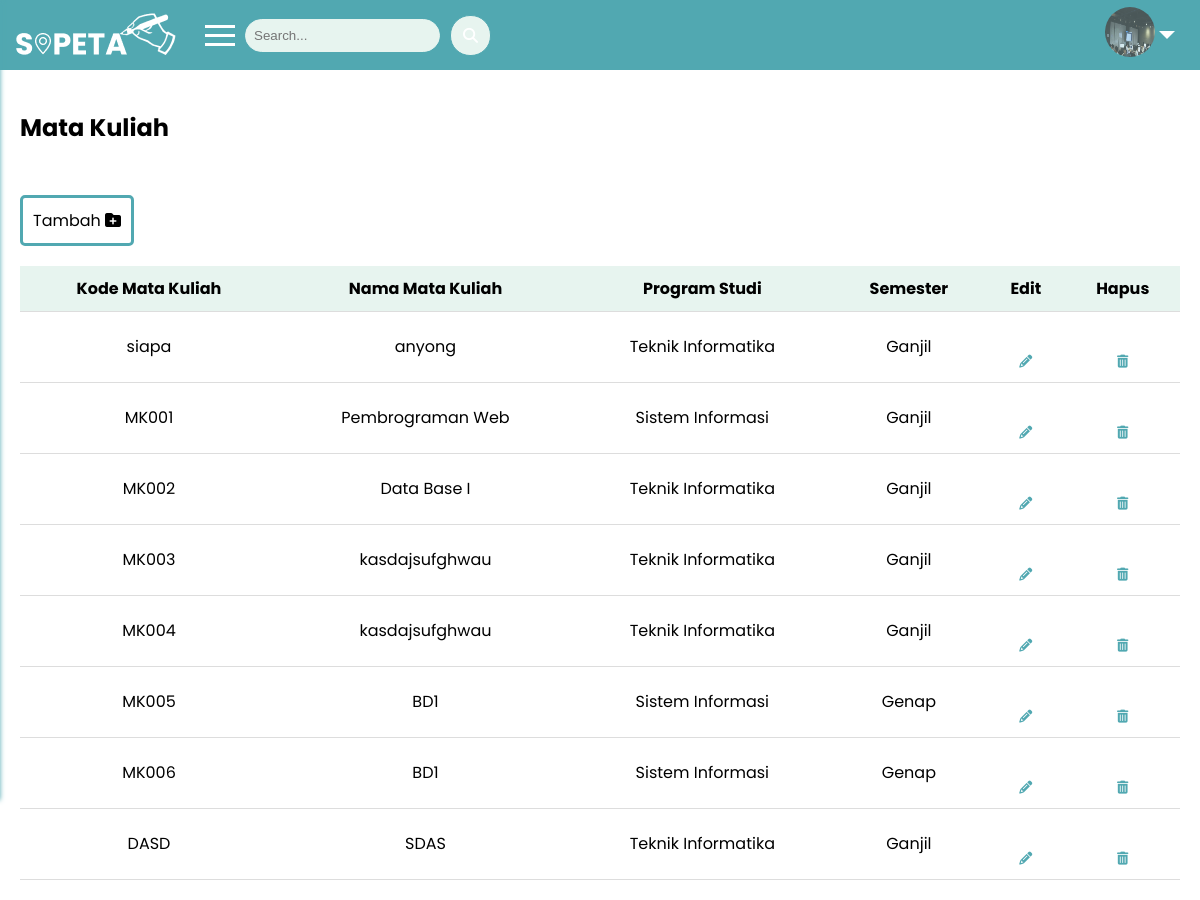
/public/matakuliah (signed in), run on the app's committed database.
### tables this page shows
CREATE TABLE `mst_matkul` (
  `id_matkul` int(11) NOT NULL,
  `kode_matkul` char(10) NOT NULL,
  `nama_matkul` varchar(30) NOT NULL,
  `prodi` enum('Teknik Informatika','Sistem Informasi') NOT NULL,
  `semester` enum('Ganjil','Genap') NOT NULL
);

### app/controllers/Matakuliah.php (called while the page is built, shortened)
<?php
class Matakuliah extends Controller {
    public function index(){
        $data['judul'] = 'Mata Kuliah';
        try {
        $data['matakuliah'] = $this->model('Matakuliah_model')->getAllMatakuliah();
        } catch (\Throwable $th) {
            echo $th;
        }
        $this->view('templates/header', $data);
        $this->view('matakuliah/index', $data);
        $this->view('templates/footer');
    }
}

### app/core/App.php (called while the page is built, shortened)
<?php
class App {
    protected $method = 'index';
    protected $params = [];
    public function __construct() {
        $this->controller = new $this->controller;
        call_user_func_array([$this->controller, $this->method], $this->params);
    }
}

### public/index.php (called while the page is built, shortened)
<?php
$app = new App;

### app/core/Database.php (called while the page is built, shortened)
<?php
class Database {
    private $host = DB_HOST;
    private $user = DB_USER;
    private $password = DB_PASS;
    private $dbname = DB_NAME;
    private $dbh;
    private $stmt;
    public function __construct(){
        $dsn = 'mysql:host=' . $this->host . ';dbname=' . $this->dbname;
        $option = [
            PDO::ATTR_PERSISTENT => true,
            PDO::ATTR_ERRMODE => PDO::ERRMODE_EXCEPTION
        ];
        try {
            $this->dbh = new PDO($dsn, $this->user, $this->password, $option);
        } catch (PDOException $e) {
            die($e->getMessage());
        }
    }
    public function query($query){
        $this->stmt = $this->dbh->prepare($query);
    }
    public function execute(){
        $this->stmt->execute();
    }
    public function resultSet(){
        $this->execute();
        return $this->stmt->fetchAll(PDO::FETCH_ASSOC);
    }
}

### app/models/Matakuliah_model.php (called while the page is built, shortened)
<?php
class Matakuliah_model {
    private $table = "mst_matkul";
    private $db;
    public function __construct(){
        $this->db = new Database;
    }
    public function getAllMatakuliah(){
        try {
            $this->db->query('SELECT * FROM ' . $this->table);
            return $this->db->resultSet();
        } catch (\Throwable $th) {
            echo $th;
        }
    }
}

### app/views/matakuliah/index.php (the view, shortened to what this page needs)
<div class="content">
    <h2>Mata Kuliah</h2>
    <div class="crud-matkul">
        <a href="#" class="crud tambah-crud" onclick="openTambahModal()">Tambah <i class="fa fa-folder-plus"></i></a>
    </div>
    <table>
        <thead>
            <tr>
                <th>Kode Mata Kuliah</th>
                <th>Nama Mata Kuliah</th>
                <th>Program Studi</th>
                <th>Semester</th>
                <th>Edit</th>
                <th>Hapus</th>
            </tr>
        </thead>
        <tbody>
            <?php foreach ($data['matakuliah'] as $matakuliah): ?>
                <tr>
                    <td><?= $matakuliah['kode_matkul']; ?></td>
                    <td><?= $matakuliah['nama_matkul']; ?></td>
                    <td><?= $matakuliah['prodi']; ?></td>
                    <td><?= $matakuliah['semester']; ?></td>
                    <td><a href="<?= BASEURL; ?>/matakuliah/edit/<?= $matakuliah['id_matkul']; ?>"><i class="fa fa-pencil"></i> </a></td>
                    <td><a href="<?= BASEURL; ?>/matakuliah/hapus/<?= $matakuliah['id_matkul']; ?>" onclick="return confirm('Anda yakin ingin menghapus?');"><i class="fa fa-trash-can"></i></a></td>
                </tr>
            <?php endforeach; ?>
        </tbody>
    </table>
</div>

### app/core/Controller.php (shortened to what this page needs)
<?php
class Controller {
    public function view($view, $data = [])
    {
        if(!isset($_SESSION['id_user'])){
            require_once '../app/views/login/index.php';
        } else {
            require_once '../app/views/' . $view . '.php';
        }
    }
    public function model($model) {
        return new $model;
    }
}

### app/views/templates/header.php (shortened to what this page needs)
<!DOCTYPE html>
<html lang="en">
<head>
    <link rel="stylesheet" href="<?= BASEURL; ?> /css/style.css">
    <link rel="stylesheet" href="https://cdnjs.cloudflare.com/ajax/libs/font-awesome/6.5.1/css/all.min.css"/>
    <link rel="stylesheet" href="<?= BASEURL; ?> /css/style2.css">
</head>
<body>
<div class="navbar">
        <div class="space">
            <div class="images">
                <img src="<?= BASEURL; ?>/img/sipetalogo.png" alt="SIPETA">
            </div>
            <div class="toggle-btn" onclick="toggleSidebar()">
                <div class="bar"></div>
                <div class="bar"></div>
                <div class="bar"></div>
            </div>
            <div class="search-container">
                <input type="text" id="searchInput" placeholder="Search...">
                <button type="button" onclick="search()"><i class="fa fa-search"></i></button>
            </div>
        </div>
        <div class="profile-picture">
            <div class="profile-dropdown" id="profileDropdown">
                <img src="<?= BASEURL; ?> /img/back1.png" alt="Profile Picture">
                <div class="arrow"></div>
            </div>
        </div>
    </div>

### app/views/templates/footer.php (shortened to what this page needs)
</body>
</html>

### public/css/style.css (style rules this page uses)
body { font-family: poppins; margin: 0; padding: 0; }
input, select { width: 80%; padding: 10px; border: 1px solid #51A8B1; border-radius: 3px; }
button { font-family: poppins; background-color: #51A8B1; color: #fff; padding: 10px 20px; border: none; border-radius: 10px; cursor: pointer; text-align: center; font-size: 15px; }
a { color: #51A8B1; text-decoration: none; display: block; margin-top: 30px; font-size: 13px; }

### public/css/style2.css (style rules this page uses)
body { margin: 0; font-family: 'Poppins', sans-serif; }
.navbar { background-color: #51A8B1; padding: 15px; display: flex; justify-content: space-between; align-items: center; height: 40px; }
.space { display: flex; align-items: center; }
.toggle-btn { cursor: pointer; padding: 10px; z-index: 1; }
.bar { width: 30px; height: 3px; background-color: #fff; margin: 6px 0; transition: 0.4s; }
.profile-picture img { height: 50px; width: 50px; border-radius: 50%; margin-right: 30px; }
.profile-dropdown { position: relative; display: inline-block; }
.profile-dropdown .arrow { position: absolute; top: 50%; right: 10px; transform: translateY(-50%); width: 0; height: 0; border-style: solid; border-width: 8px 8px 0 8px; border-color: #ffffff transparent transparent transparent; transition: transform 0.3s ease; }
.content { margin-left: 0; padding: 20px; }
.search-container { display: flex; align-items: center; }
.search-container input { margin-right: 10px; padding: 8px; background-color: #E7F4EF; border: 1px solid #E7F4EF; border-radius: 20px; }
.search-container button { padding: 8px 12px; background-color: #E7F4EF; border: 1px solid #51A8B1; border-radius: 20px; cursor: pointer; }
.crud { display: inline-block; padding: 10px 10px; font-size: 16px; cursor: pointer; text-align: center; text-decoration: none; outline: none; color: #000000; background-color: #4caf4f00; border: 3px solid #51A8B1; border-radius: 5px; }
table { width: 100%; border-collapse: collapse; margin-top: 20px; }
th, td { padding: 10px; text-align: center; border-bottom: 1px solid #ddd; }
th { background-color: #E7F4EF; color: #000000; text-align: center; }
input[type="text"], select { width: 100%; padding: 8px; box-sizing: border-box; }
button { background-color: #51A8B1; color: white; padding: 10px 20px; border: none; border-radius: 5px; cursor: pointer; }

### data on the page
mst_matkul: kode_matkul "siapa", nama_matkul "anyong", prodi "Teknik Informatika", semester "Ganjil"
mst_matkul: kode_matkul "MK001", nama_matkul "Pembrograman Web", prodi "Sistem Informasi", semester "Ganjil"
mst_matkul: kode_matkul "MK002", nama_matkul "Data Base I", prodi "Teknik Informatika", semester "Ganjil"
mst_matkul: kode_matkul "MK003", nama_matkul "kasdajsufghwau", prodi "Teknik Informatika", semester "Ganjil"
mst_matkul: kode_matkul "MK004", nama_matkul "kasdajsufghwau", prodi "Teknik Informatika", semester "Ganjil"
mst_matkul: kode_matkul "MK005", nama_matkul "BD1", prodi "Sistem Informasi", semester "Genap"
mst_matkul: kode_matkul "MK006", nama_matkul "BD1", prodi "Sistem Informasi", semester "Genap"
mst_matkul: kode_matkul "DASD", nama_matkul "SDAS", prodi "Teknik Informatika", semester "Ganjil"
